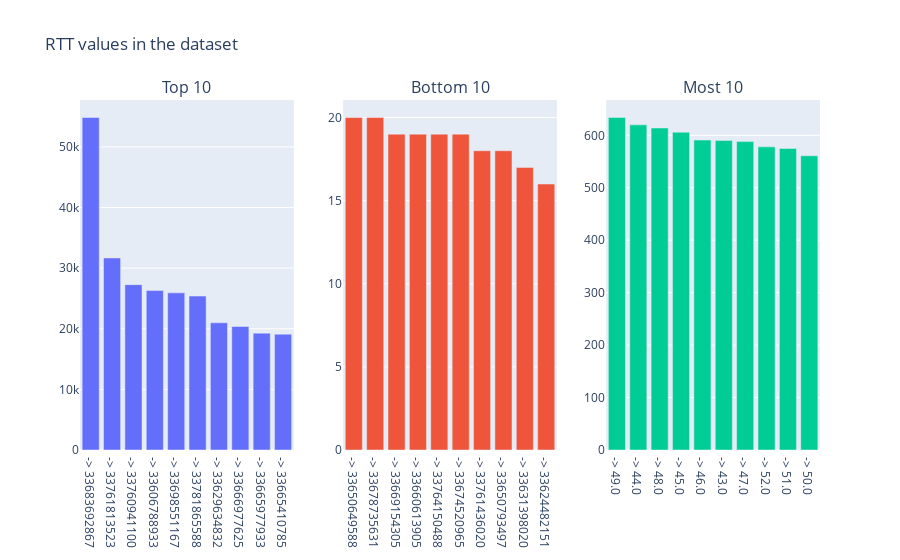

Notebook code cell kept with this figure:
### Code cell
multi_hist([top_10, bottom_10, most_10], 1, 3,
    "RTT values in the dataset", ['Top 10', 'Bottom 10', 'Most 10'])

### Figure 1 — Plotly figure (JSON) as saved in the notebook; plotly's stock layout.template omitted (floating-point values rounded to 4 significant figures)
{"data": [{"type": "bar", "x": ["-> 33683692867", "-> 33761813523", "-> 33760941100", "-> 33606788933", "-> 33698551167", "-> 33781865588", "-> 33629634832", "-> 33666977625", "-> 33665977933", "-> 33665410785"], "xaxis": "x", "y": [54848, 31676, 27278, 26300, 25922, 25388, 20980, 20371, 19278, 19111], "yaxis": "y"}, {"type": "bar", "x": ["-> 33650649588", "-> 33678735631", "-> 33669154305", "-> 33660613905", "-> 33764150488", "-> 33674520965", "-> 33761436020", "-> 33650793497", "-> 33631398020", "-> 33624482151"], "xaxis": "x2", "y": [20, 20, 19, 19, 19, 19, 18, 18, 17, 16], "yaxis": "y2"}, {"type": "bar", "x": ["-> 49.0", "-> 44.0", "-> 48.0", "-> 45.0", "-> 46.0", "-> 43.0", "-> 47.0", "-> 52.0", "-> 51.0", "-> 50.0"], "xaxis": "x3", "y": [634, 620, 614, 606, 591, 590, 588, 578, 575, 561], "yaxis": "y3"}], "layout": {"annotations": [{"font": {"size": 16}, "showarrow": false, "text": "Top 10", "x": 0.1444, "xanchor": "center", "xref": "paper", "y": 1, "yanchor": "bottom", "yref": "paper"}, {"font": {"size": 16}, "showarrow": false, "text": "Bottom 10", "x": 0.5, "xanchor": "center", "xref": "paper", "y": 1, "yanchor": "bottom", "yref": "paper"}, {"font": {"size": 16}, "showarrow": false, "text": "Most 10", "x": 0.8556, "xanchor": "center", "xref": "paper", "y": 1, "yanchor": "bottom", "yref": "paper"}], "showlegend": false, "title": {"text": "RTT values in the dataset"}, "xaxis": {"anchor": "y", "domain": [0, 0.2889]}, "xaxis2": {"anchor": "y2", "domain": [0.3556, 0.6444]}, "xaxis3": {"anchor": "y3", "domain": [0.7111, 1]}, "yaxis": {"anchor": "x", "domain": [0, 1]}, "yaxis2": {"anchor": "x2", "domain": [0, 1]}, "yaxis3": {"anchor": "x3", "domain": [0, 1]}}}
